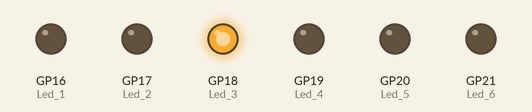
A program run on a simulated Raspberry Pi Pico running MicroPython. Shown: output pins drawn as LEDs (lit = HIGH).

Above: at 0.15 s.
At 129.57 s:
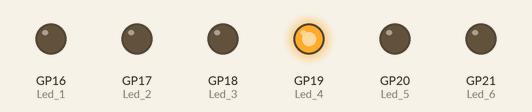
Timing chart, 0 to 129.9 s (numbered marks = the images above):
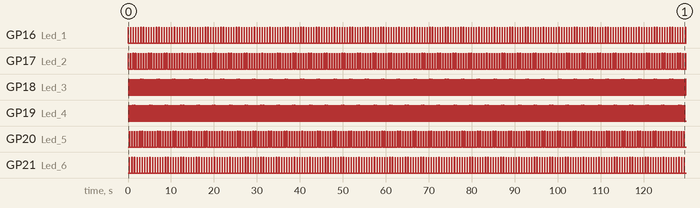

The program:

6LED_Chaser-3.py
```python
#Knight Rider-3
from machine import Pin
from time import sleep_ms

Led_1 = Pin(16, Pin.OUT)
Led_2 = Pin(17, Pin.OUT)
Led_3 = Pin(18, Pin.OUT)
Led_4 = Pin(19, Pin.OUT)
Led_5 = Pin(20, Pin.OUT)
Led_6 = Pin(21, Pin.OUT)
led = [Led_1, Led_2, Led_3, Led_4, Led_5,Led_6]

delay = 30

while True:
    for i in range(0, 5, 1):
        led[i].on()
        sleep_ms(delay)
        led[i].off()
        sleep_ms(delay)
    for i in range(5, 0, -1):
        led[i].on()
        sleep_ms(delay)
        led[i].off()
        sleep_ms(delay)
```

Measured:
- by itself, GP16 (Led_1), GP21 (Led_6): alternates HIGH for 0.03 s and LOW for 0.57 s
- by itself, GP17 (Led_2): repeats every 0.60 s: LOW 0.45 s, HIGH 0.03 s, LOW 0.09 s, HIGH 0.03 s
- by itself, GP18 (Led_3): repeats every 0.60 s: LOW 0.33 s, HIGH 0.03 s, LOW 0.21 s, HIGH 0.03 s
- by itself, GP19 (Led_4): repeats every 0.60 s: LOW 0.21 s, HIGH 0.03 s, LOW 0.33 s, HIGH 0.03 s
- by itself, GP20 (Led_5): repeats every 0.60 s: LOW 0.09 s, HIGH 0.03 s, LOW 0.45 s, HIGH 0.03 s
